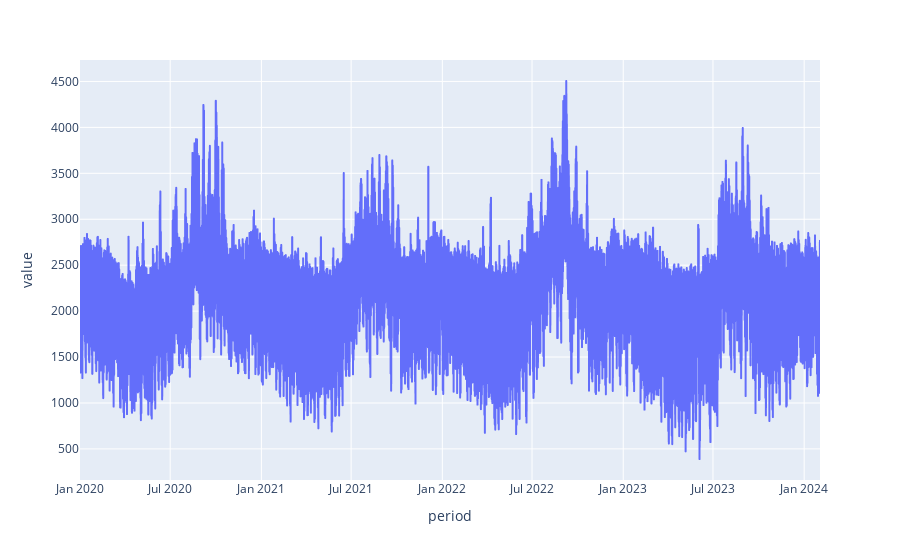

This figure's notebook cell:
### Code cell
px.line(df2.data, x="period", y="value")

### Figure 1 — Plotly figure (JSON) as saved in the notebook; plotly's stock layout.template omitted (floating-point values rounded to 4 significant figures; data arrays with more than 128 entries replaced by an {"elided": "..."} marker saying what was removed)
{"data": [{"hovertemplate": "period=%{x}<br>value=%{y}<extra></extra>", "legendgroup": "", "line": {"color": "#636efa", "dash": "solid"}, "marker": {"symbol": "circle"}, "mode": "lines", "name": "", "showlegend": false, "type": "scattergl", "x": {"elided": "35769 str values"}, "xaxis": "x", "y": {"elided": "35769 int values"}, "yaxis": "y"}], "layout": {"legend": {"tracegroupgap": 0}, "margin": {"t": 60}, "xaxis": {"anchor": "y", "domain": [0, 1], "title": {"text": "period"}}, "yaxis": {"anchor": "x", "domain": [0, 1], "title": {"text": "value"}}}}
